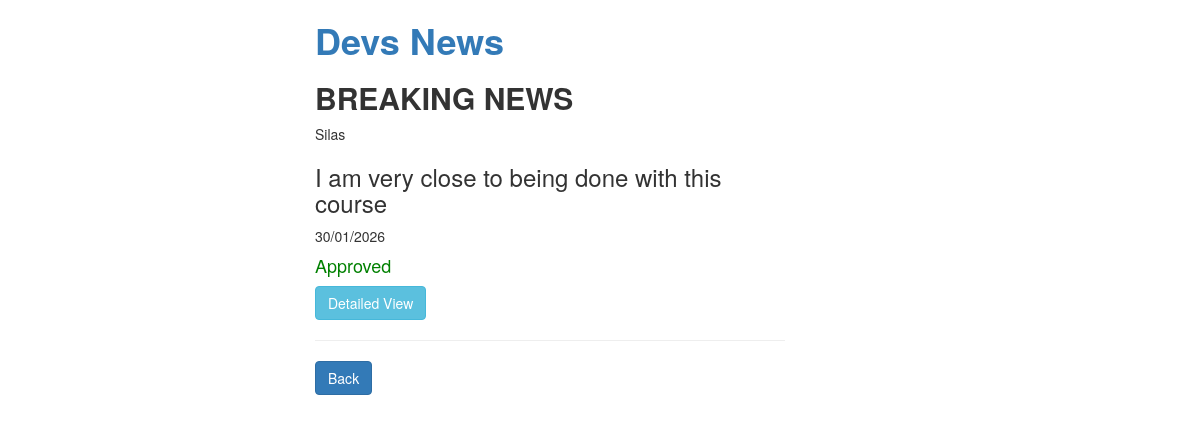
Page /news_letter/Devs News/ on the earlier database version.
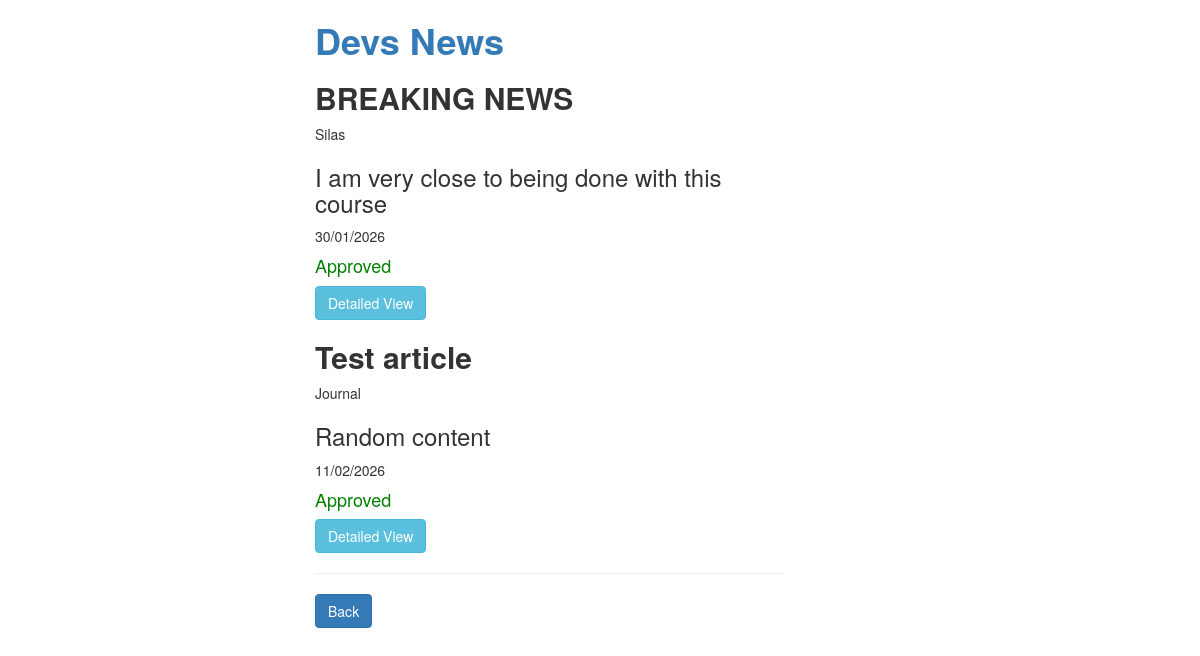
Same page on the later database version.
### publishing/models.py (models this page shows)
class Articles(models.Model):
    news_letter = models.ForeignKey(Newsletter, on_delete=models.CASCADE, related_name="newsletter_articles")
    title = models.CharField(max_length=20)
    content = models.CharField(max_length=200)
    author = models.ForeignKey(Users, on_delete=models.CASCADE, related_name="author_articles")
    created_at = models.DateTimeField(auto_now_add=True)
    approved = models.BooleanField(default=False)
    publisher = models.ForeignKey(Users, on_delete=models.CASCADE, related_name="publisher_articles")

class Users(AbstractUser):
    role = models.CharField(max_length=50)
    def __str__(self):
        return self.username

### publishing/views.py (the view)
# urls.py: path("news_letter/<str:title>/", views.articles_view, name="Article_View"),
def articles_view(request, title):
    news_letter = Newsletter.objects.get(title=title)
    is_editor = request.user.groups.filter(name="Editor").exists()
    is_journalist = request.user.groups.filter(name="Journalist").exists()
    context = {
        "news_letter": news_letter,
        "is_editor": is_editor,
        "is_journalist": is_journalist,
    }
    articles = Articles.objects.filter(news_letter=news_letter)
    if len(articles) == 0:
        context["error"] = "There are no articles for this news letter yet."
    else:
        context["articles"] = articles
    return render(request, "article_view.html", context)

### publishing/templates/article_view.html (shortened to what this page needs)
{% extends 'base.html' %}
{% block heading %}
<a style="color: light blue;">{{ news_letter.title }}</a>
{% endblock %}
{% block content %}
    {% if error %}
        <p style="color: red;">{{ error }}</p>
    {% else %}
        {% for article in articles %}
            <div>
                <h2><strong>{{ article.title }}</strong></h2>
                {{ article.author }}
            </div>
            <div>
                <h3>{{ article.content }}</h3>
            </div>
            {{ article.created_at|date:"d/m/Y" }}
            {% if article.approved == True %}
                <h4 style="color: green;">Approved</h4>
            {% else %}
                <h4 style="color: red;">Not Approved</h4>
            {% endif %}
            <a href="{% url 'Article_Detailed' news_letter_title=news_letter.title title=article.title %}"
               class="btn btn-info">Detailed View</a>
        {% endfor %}
    {% endif %}
    <hr>
    <div>
        <a href="{% url 'Landing_Page' %}" class="btn btn-primary">Back</a>
    </div>
{% endblock %}

Differences in the rows shown:
added Articles: title "Test article", author "Journal", content "Random content", created_at "11/02/2026", approved "Approved"
